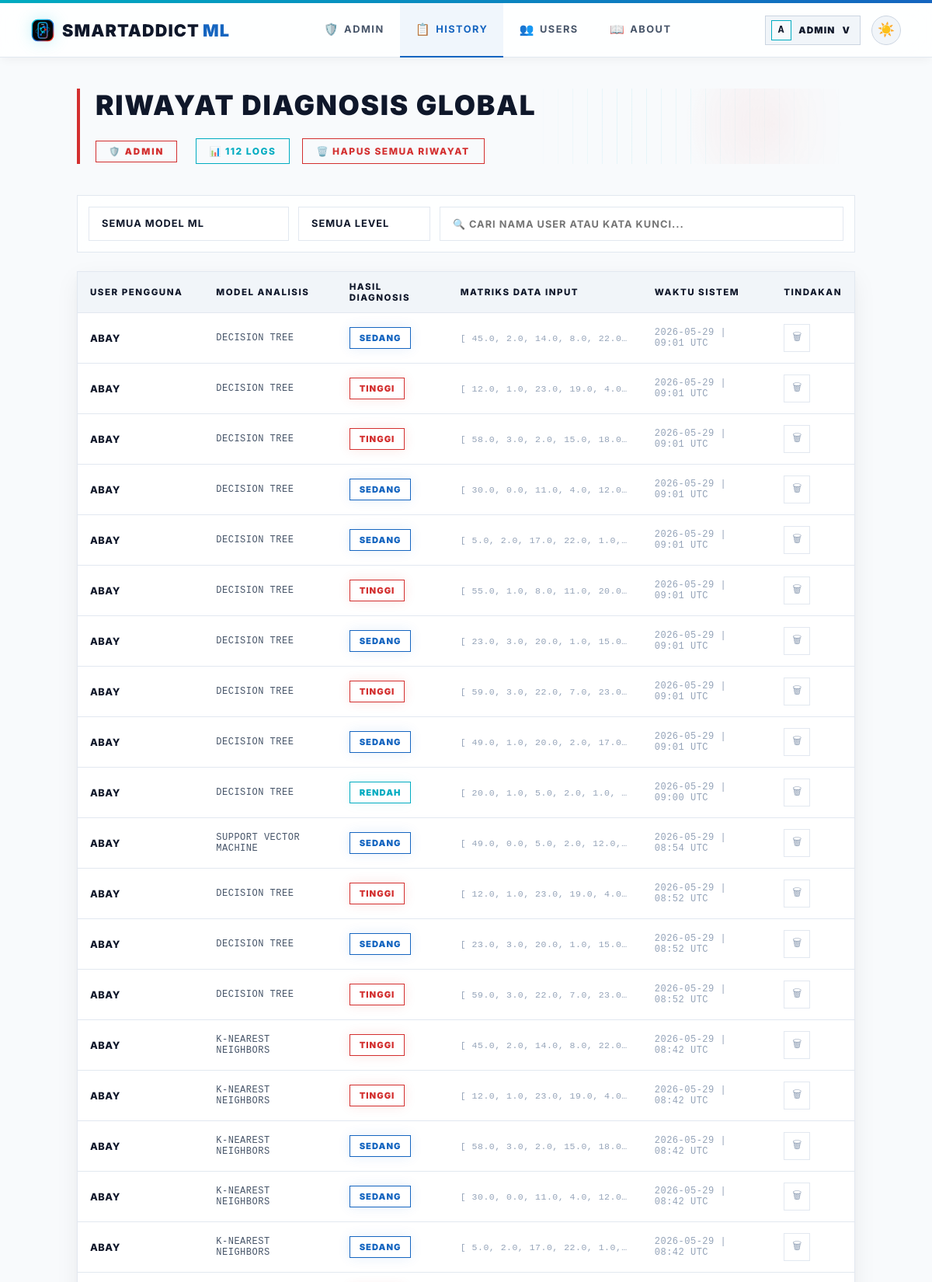
/admin/history (signed in, upper part), run on the app's committed database.
### app.py (models this page shows, shortened)
class User(UserMixin, db.Model):
    id = db.Column(db.Integer, primary_key=True)
    username = db.Column(db.String(80), unique=True, nullable=False)
    password_hash = db.Column(db.String(200), nullable=False)
    role = db.Column(db.String(10), default='user')  # 'user' or 'admin'
    created_at = db.Column(db.DateTime, default=datetime.utcnow)
    predictions = db.relationship('Prediction', backref='user', lazy=True)
    @property
    def is_admin(self):
        return self.role == 'admin'

class Prediction(db.Model):
    id = db.Column(db.Integer, primary_key=True)
    user_id = db.Column(db.Integer, db.ForeignKey('user.id'), nullable=False)
    model_name = db.Column(db.String(50), nullable=False)
    input_values = db.Column(db.Text, nullable=False)  # JSON string
    result = db.Column(db.String(20), nullable=False)
    prediction_raw = db.Column(db.Integer, nullable=False)
    timestamp = db.Column(db.DateTime, default=datetime.utcnow)
    @property
    def input_list(self):
        return json.loads(self.input_values)

### app.py (the view)
@app.route("/admin/history")
@admin_required
def admin_history():
    all_preds = Prediction.query.order_by(Prediction.timestamp.desc()).all()
    return render_template("admin/all_history.html", predictions=all_preds, active_page='admin_history')

### app.py (called while the page is built)
@app.after_request
def add_no_cache(response):
    response.headers['Cache-Control'] = 'no-store, no-cache, must-revalidate, max-age=0'
    response.headers['Pragma'] = 'no-cache'
    response.headers['Expires'] = '0'
    return response

@login_manager.user_loader
def load_user(user_id):
    return User.query.get(int(user_id))

def admin_required(f):
    @wraps(f)
    @login_required
    def decorated(*args, **kwargs):
        if not current_user.is_admin:
            flash('Akses ditolak. Hanya admin yang bisa mengakses halaman ini.', 'error')
            return redirect(url_for('dashboard'))
        return f(*args, **kwargs)
    return decorated

### templates/admin/all_history.html (shortened to what this page needs)
{% extends "base.html" %}
{% block content %}
<main class="content">
    <div class="page-header">
        <div class="header-text">
            <h1>RIWAYAT DIAGNOSIS GLOBAL</h1>
        </div>
        <div class="header-actions">
            <span class="admin-badge" style="margin-right: 8px;">🛡️ ADMIN</span>
            <div class="count-badge">📊 <span id="vc">{{ predictions|length }}</span> LOGS</div>
            {% if predictions %}
            <form method="post" action="{{ url_for('admin_clear_all') }}" style="display:inline" onsubmit="return confirm('APAKAH ANDA YAKIN INGIN MENGHAPUS SELURUH LOG RIWAYAT DI SISTEM?')">
                <button type="submit" class="btn-danger">🗑️ HAPUS SEMUA RIWAYAT</button>
            </form>
            {% endif %}
        </div>
    </div>
    {% if predictions %}
    <div class="filter-bar">
        <select id="fM" onchange="af()">
            <option value="">SEMUA MODEL ML</option>
        </select>
        <select id="fL" onchange="af()">
            <option value="">SEMUA LEVEL</option>
        </select>
        <input type="text" id="fS" placeholder="🔍 CARI NAMA USER ATAU KATA KUNCI..." oninput="af()">
    </div>
    <div class="table-container">
        <table class="h-table">
            <thead>
                <tr>
                    <th>USER PENGGUNA</th>
                    <th>MODEL ANALISIS</th>
                    <th>HASIL DIAGNOSIS</th>
                    <th>MATRIKS DATA INPUT</th>
                    <th>WAKTU SISTEM</th>
                    <th>TINDAKAN</th>
                </tr>
            </thead>
            <tbody id="tb">
                {% for p in predictions %}
                <tr data-m="{{ p.model_name }}" data-l="{{ p.result }}" data-t="{{ p.user.username }} {{ p.model_name }} {{ p.result }}">
                    <td style="font-weight:800; color:var(--text-primary); text-transform: uppercase;">{{ p.user.username }}</td>
                    <td style="font-family: monospace; text-transform: uppercase; font-size: 0.75rem;">{{ p.model_name }}</td>
                    <td>
                        <span class="badge-sm {% if p.result == 'Rendah' %}r{% elif p.result == 'Sedang' %}s{% else %}t{% endif %}">
                            {{ p.result | upper }}
                        </span>
                    </td>
                    <td style="font-size:0.72rem; color:var(--text-muted); font-family:monospace; max-width:250px; overflow:hidden; text-overflow:ellipsis; white-space:nowrap" title="{{ p.input_list }}">
                        [
                        {% for val in p.input_list %}
                          {{ val | round(1) }}{% if not loop.last %}, {% endif %}
                        {% endfor %}
                    </td>
                    <td style="color:var(--text-muted); font-family: monospace; font-size:0.75rem">{{ p.timestamp.strftime('%Y-%m-%d | %H:%M UTC') }}</td>
                    <td>
                        <form method="post" action="{{ url_for('delete_prediction', pred_id=p.id) }}" onsubmit="return confirm('HAPUS LOG DIAGNOSIS INI?')">
                            <button class="del-btn" title="Hapus entry">🗑</button>
                        </form>
                    </td>
                </tr>
                {% endfor %}
            </tbody>
        </table>
    </div>
    {% else %}
    <div style="text-align:center; padding:64px; color:var(--text-muted); border: 1px dashed var(--border-card); text-transform: uppercase; letter-spacing: 1.5px; font-weight: 800;">
        📭 BELUM ADA REKAMAN LOG DIAGNOSIS DALAM SISTEM.
    </div>
    {% endif %}
</main>
{% endblock %}

### templates/base.html (shortened to what this page needs)
<!doctype html>
<html lang="id" data-theme="light">
<head>
</head>
<body>
    <div class="navbar-wrap">
        <nav class="navbar">
            <a href="{{ url_for('dashboard') }}" class="logo" style="text-decoration:none">
                <img class="logo-mark" src="{{ url_for('static', filename='img/smartaddict-logo.svg') }}" alt="" aria-hidden="true">
                <span>SmartAddict<span style="color:var(--m-blue-dark); font-weight: 900; margin-left: 4px;">ML</span></span>
            </a>
            <div class="nav-center">
                {% if current_user.is_authenticated and current_user.is_admin %}
                <a href="{{ url_for('admin_dashboard') }}" {% if active_page == 'admin_dashboard' %}class="active"{% endif %}><span class="nav-icon">🛡️</span>Admin</a>
                <a href="{{ url_for('admin_history') }}" {% if active_page == 'admin_history' %}class="active"{% endif %}><span class="nav-icon">📋</span>History</a>
                <a href="{{ url_for('admin_users') }}" {% if active_page == 'admin_users' %}class="active"{% endif %}><span class="nav-icon">👥</span>Users</a>
                <a href="{{ url_for('about') }}" {% if active_page == 'about' %}class="active"{% endif %}><span class="nav-icon">📖</span>About</a>
                {% else %}
                <a href="{{ url_for('dashboard') }}" {% if active_page == 'dashboard' %}class="active"{% endif %}><span class="nav-icon">📊</span>Dashboard</a>
                <a href="{{ url_for('about') }}" {% if active_page == 'about' %}class="active"{% endif %}><span class="nav-icon">📖</span>About</a>
                {% endif %}
            </div>
            <div class="nav-actions">
                {% if current_user.is_authenticated %}
                <div class="profile-menu" id="profileMenu">
                    <button type="button" class="profile-chip {% if active_page == 'profile' %}active{% endif %}" onclick="toggleProfileMenu(event)" aria-expanded="false" aria-controls="profileDropdown">
                        <span class="profile-chip-avatar">{{ current_user.username[0]|upper }}</span>
                        <span class="profile-chip-name">{{ current_user.username }}</span>
                        <span aria-hidden="true">v</span>
                    </button>
                </div>
                {% else %}
                <a href="{{ url_for('login') }}" class="btn-nav-login">Login</a>
                {% endif %}
                <button class="theme-toggle" id="themeToggle" onclick="toggleTheme()" title="Toggle tema">
                    <span id="themeIcon">🌙</span>
                </button>
            </div>
        </nav>
    </div>
    <div class="nav-spacer"></div>
    {% block content %}{% endblock %}
</body>
</html>

### templates/base.html (style rules this page uses)
*, *::before, *::after { box-sizing: border-box; margin: 0; padding: 0; }
:root, [data-theme="dark"] { --bg-primary: #050505; --bg-card: #0c0c0c; --bg-input: #121212; --border-card: #1f1f1f; --border-input: #292929; --text-primary: #ffffff; --text-secondary: #b3b3b3; --text-muted: #666666; --navbar-bg: rgba(5, 5, 5, 0.85); --navbar-border: #1f1f1f; --navbar-shadow: none; --m-blue-light: #00bcd4; --m-blue-dark: #1c69d4; --m-red: #e22718; --accent-cyan: #00bcd4; --accent-blue: #1c69d4; --accent-purple: #9c27b0; --accent-emerald: #34d399; --accent-rose: #e22718; --accent-amber: #fbbf24; --nav-active-bg: rgba(255, 255, 255, 0.05); --nav-active-glow: none; --card-shadow: 0 10px 30px rgba(0, 0, 0, 0.5); --text-logo-dark: #ffffff; }
[data-theme="light"] { --bg-primary: #f8fafc; --bg-card: #ffffff; --bg-input: #f1f5f9; --border-card: #e2e8f0; --border-input: #cbd5e1; --text-primary: #0f172a; --text-secondary: #475569; --text-muted: #94a3b8; --navbar-bg: rgba(255, 255, 255, 0.85); --navbar-border: #e2e8f0; --navbar-shadow: 0 4px 12px -2px rgba(0, 0, 0, 0.05); --m-blue-light: #00acc1; --m-blue-dark: #1565c0; --m-red: #d32f2f; --accent-cyan: #00acc1; --accent-blue: #1565c0; --accent-purple: #7b1fa2; --accent-emerald: #2e7d32; --accent-rose: #c2185b; --accent-amber: #f57c00; --nav-active-bg: rgba(21, 101, 192, 0.06); --nav-active-glow: none; --card-shadow: 0 10px 30px rgba(15, 23, 42, 0.06), 0 4px 10px rgba(15, 23, 42, 0.03); --text-logo-dark: #0f172a; }
body { font-family: 'Inter', system-ui, -apple-system, sans-serif; background: var(--bg-primary); color: var(--text-primary); min-height: 100vh; overflow-x: hidden; }
.navbar-wrap { position: fixed; top: 0; left: 0; right: 0; z-index: 50; width: 100%; }
.navbar { background: var(--navbar-bg); border-bottom: 1px solid var(--navbar-border); backdrop-filter: blur(16px); -webkit-backdrop-filter: blur(16px); box-shadow: var(--navbar-shadow); padding: 0 40px; height: 70px; display: flex; align-items: center; justify-content: space-between; }
.nav-spacer { height: 74px; }
.logo { font-family: 'Inter', sans-serif; font-size: 1.35rem; font-weight: 900; letter-spacing: 0.05em; text-transform: uppercase; color: var(--text-logo-dark); white-space: nowrap; user-select: none; display: inline-flex; align-items: center; gap: 10px; }
.logo-mark { width: 30px; height: 30px; display: block; filter: drop-shadow(0 0 10px rgba(0, 188, 212, 0.22)); }
.nav-center { display: flex; align-items: center; height: 100%; }
.nav-center a { padding: 0 20px; font-size: 0.8rem; font-weight: 700; color: var(--text-secondary); text-decoration: none; text-transform: uppercase; letter-spacing: 1.5px; height: 70px; display: inline-flex; align-items: center; transition: all 0.2s ease; border-bottom: 2px solid transparent; }
.nav-center a.active { color: var(--m-blue-dark); background: var(--nav-active-bg); border-bottom: 2px solid var(--m-blue-dark); }
.nav-center a .nav-icon { margin-right: 6px; font-size: 0.95rem; }
.nav-actions { display: flex; align-items: center; gap: 14px; }
.profile-menu { position: relative; }
.profile-chip { display: inline-flex; align-items: center; gap: 9px; height: 38px; padding: 0 12px 0 7px; border-radius: 0px; border: 1px solid var(--border-input); background: var(--bg-input); color: var(--text-primary); cursor: pointer; font-family: inherit; font-size: 0.74rem; font-weight: 900; letter-spacing: 1.1px; text-transform: uppercase; transition: all 0.25s ease; }
.profile-chip-avatar { width: 26px; height: 26px; display: inline-flex; align-items: center; justify-content: center; background: var(--bg-primary); border: 1px solid var(--m-blue-light); color: var(--text-primary); font-family: monospace; font-size: 0.8rem; font-weight: 900; }
.profile-chip-name { max-width: 120px; overflow: hidden; text-overflow: ellipsis; white-space: nowrap; }
.theme-toggle { display: inline-flex !important; align-items: center; justify-content: center; width: 38px; height: 38px; border-radius: 50%; background: var(--bg-input); border: 1px solid var(--border-input); color: var(--text-primary); cursor: pointer; transition: all 0.3s cubic-bezier(0.4, 0, 0.2, 1); outline: none; font-size: 1.1rem; }

### data on the page
User: username "A", username "ADMIN"
Prediction: user.username "ABAY", model_name "DECISION TREE", result "SEDANG", val "45.0" "2.0" "14.0" "8.0" "22.0", timestamp "2026-05-29 | 09:01 UTC"
Prediction: user.username "ABAY", model_name "DECISION TREE", result "TINGGI", val "12.0" "1.0" "23.0" "19.0" "4.0", timestamp "2026-05-29 | 09:01 UTC"
Prediction: user.username "ABAY", model_name "DECISION TREE", result "TINGGI", val "58.0" "3.0" "2.0" "15.0" "18.0", timestamp "2026-05-29 | 09:01 UTC"
Prediction: user.username "ABAY", model_name "DECISION TREE", result "SEDANG", val "30.0" "0.0" "11.0" "4.0" "12.0", timestamp "2026-05-29 | 09:01 UTC"
Prediction: user.username "ABAY", model_name "DECISION TREE", result "SEDANG", val "5.0" "2.0" "17.0" "22.0" "1.0", timestamp "2026-05-29 | 09:01 UTC"
Prediction: user.username "ABAY", model_name "DECISION TREE", result "TINGGI", val "55.0" "1.0" "8.0" "11.0" "20.0", timestamp "2026-05-29 | 09:01 UTC"
Prediction: user.username "ABAY", model_name "DECISION TREE", result "SEDANG", val "23.0" "3.0" "20.0" "1.0" "15.0", timestamp "2026-05-29 | 09:01 UTC"
Prediction: user.username "ABAY", model_name "DECISION TREE", result "TINGGI", val "59.0" "3.0" "22.0" "7.0" "23.0", timestamp "2026-05-29 | 09:01 UTC"
Prediction: user.username "ABAY", model_name "DECISION TREE", result "SEDANG", val "49.0" "1.0" "20.0" "2.0" "17.0", timestamp "2026-05-29 | 09:01 UTC"
Prediction: user.username "ABAY", model_name "DECISION TREE", result "RENDAH", val "20.0" "1.0" "5.0" "2.0" "1.0", timestamp "2026-05-29 | 09:00 UTC"
Prediction: user.username "ABAY", model_name "SUPPORT VECTOR MACHINE", result "SEDANG", val "49.0" "0.0" "5.0" "2.0" "12.0", timestamp "2026-05-29 | 08:54 UTC"
Prediction: user.username "ABAY", model_name "DECISION TREE", result "TINGGI", val "12.0" "1.0" "23.0" "19.0" "4.0", timestamp "2026-05-29 | 08:52 UTC"
Prediction: user.username "ABAY", model_name "DECISION TREE", result "SEDANG", val "23.0" "3.0" "20.0" "1.0" "15.0", timestamp "2026-05-29 | 08:52 UTC"
Prediction: user.username "ABAY", model_name "DECISION TREE", result "TINGGI", val "59.0" "3.0" "22.0" "7.0" "23.0", timestamp "2026-05-29 | 08:52 UTC"
Prediction: user.username "ABAY", model_name "K-NEAREST NEIGHBORS", result "TINGGI", val "45.0" "2.0" "14.0" "8.0" "22.0", timestamp "2026-05-29 | 08:42 UTC"
Prediction: user.username "ABAY", model_name "K-NEAREST NEIGHBORS", result "TINGGI", val "12.0" "1.0" "23.0" "19.0" "4.0", timestamp "2026-05-29 | 08:42 UTC"
Prediction: user.username "ABAY", model_name "K-NEAREST NEIGHBORS", result "SEDANG", val "58.0" "3.0" "2.0" "15.0" "18.0", timestamp "2026-05-29 | 08:42 UTC"
Prediction: user.username "ABAY", model_name "K-NEAREST NEIGHBORS", result "SEDANG", val "30.0" "0.0" "11.0" "4.0" "12.0", timestamp "2026-05-29 | 08:42 UTC"
Prediction: user.username "ABAY", model_name "K-NEAREST NEIGHBORS", result "SEDANG", val "5.0" "2.0" "17.0" "22.0" "1.0", timestamp "2026-05-29 | 08:42 UTC"

### other printed values
{{ predictions|length }} "112"
